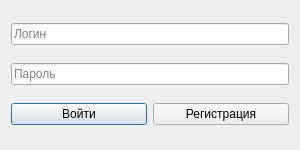
<?xml version="1.0" encoding="UTF-8"?>
<ui version="4.0">
 <class>Dialog</class>
 <widget class="QDialog" name="Dialog">
  <property name="geometry"><rect><x>0</x><y>0</y><width>300</width><height>150</height></rect></property>
  <layout class="QVBoxLayout" name="verticalLayout">
   <item><widget class="QLineEdit" name="login_edit"><property name="placeholderText"><string>Логин</string></property></widget></item>
   <item><widget class="QLineEdit" name="pass_edit"><property name="placeholderText"><string>Пароль</string></property><property name="echoMode"><enum>QLineEdit::Password</enum></property></widget></item>
   <item>
    <layout class="QHBoxLayout" name="horizontalLayout">
     <item><widget class="QPushButton" name="login_btn"><property name="text"><string>Войти</string></property></widget></item>
     <item><widget class="QPushButton" name="reg_btn"><property name="text"><string>Регистрация</string></property></widget></item>
    </layout>
   </item>
  </layout>
 </widget>
</ui>
